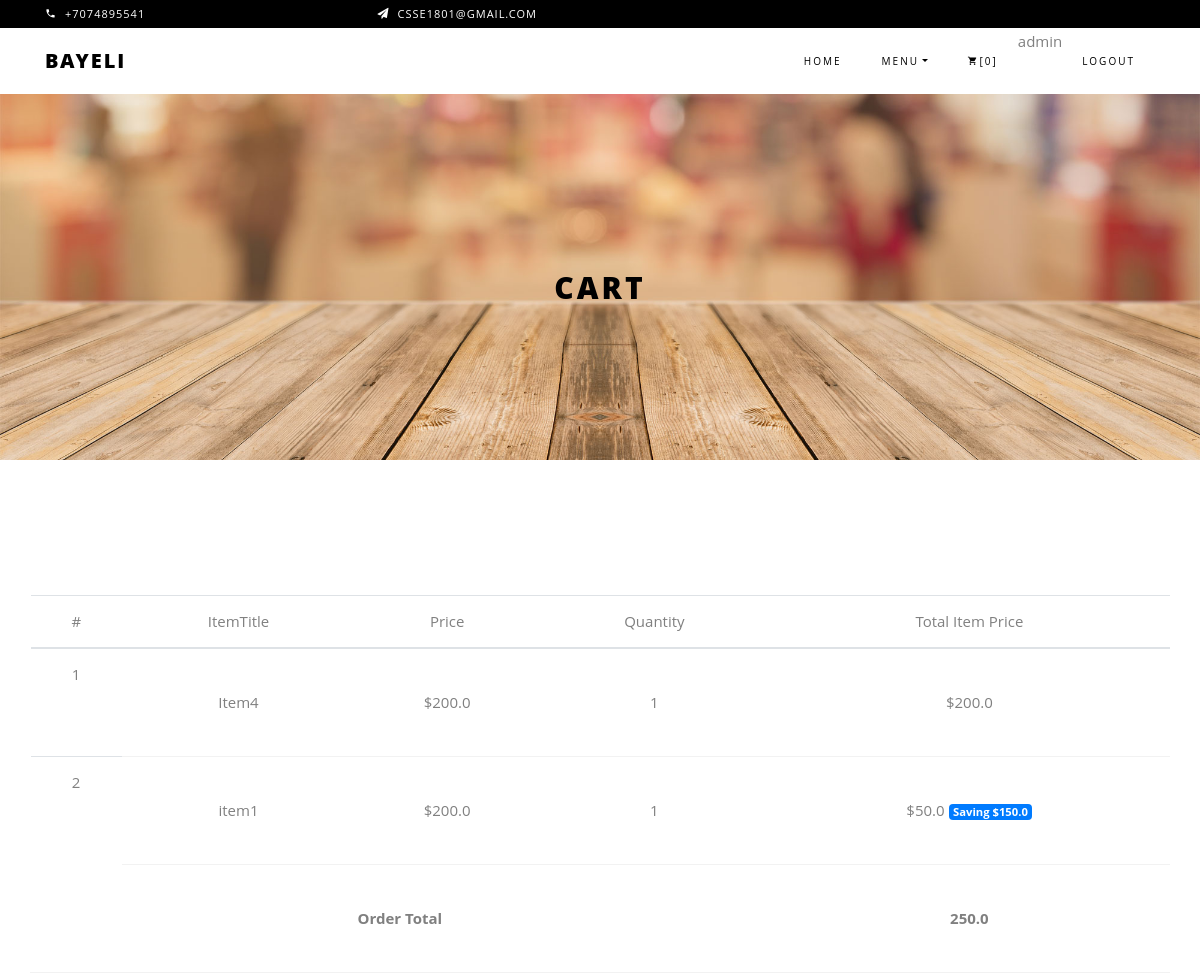
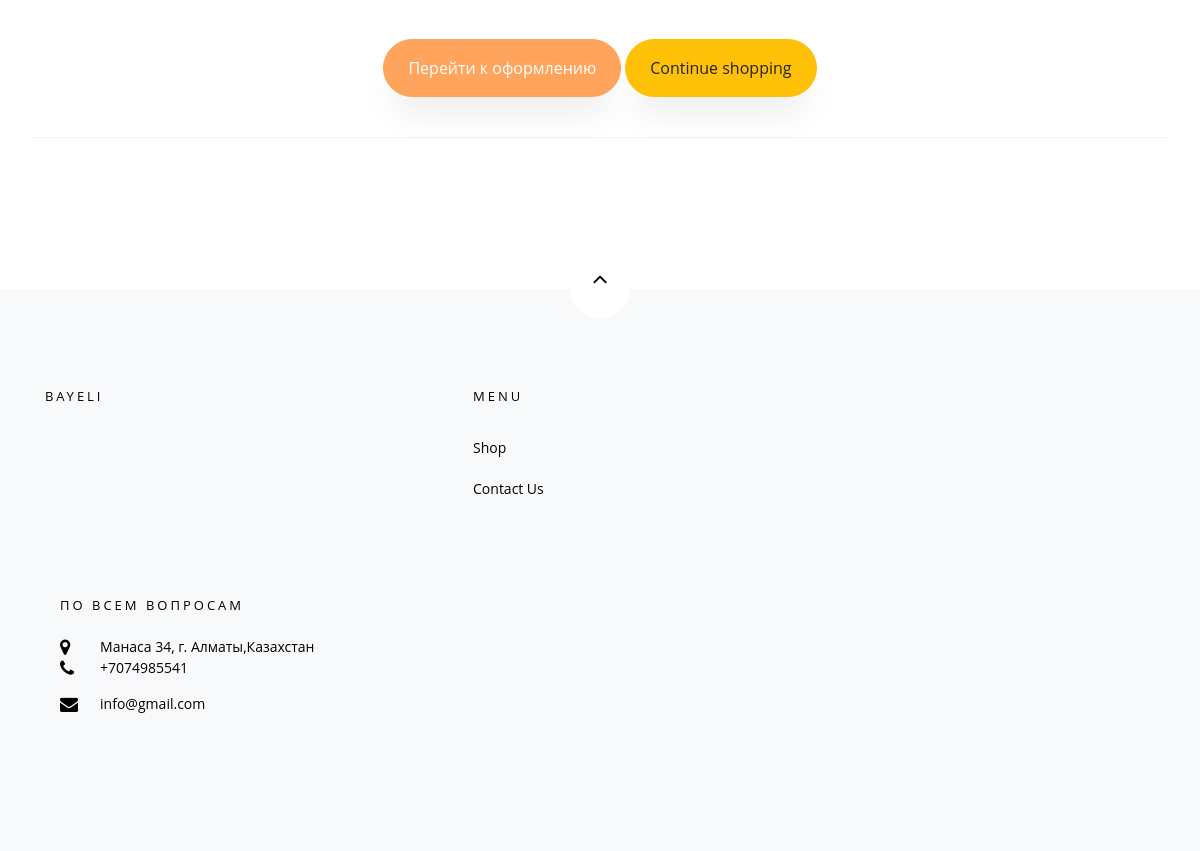
The page /OrderCartView/ (signed in) on the database its author committed (2 pictures, top to bottom).
### shoes/models.py (models this page shows, shortened)
class OrderItem(models.Model):
    user = models.ForeignKey(settings.AUTH_USER_MODEL,
                             on_delete=models.CASCADE, blank=True, null=True)
    ordered = models.BooleanField(default=False)
    item = models.ForeignKey(Item, on_delete=models.CASCADE)
    quantity = models.IntegerField(default=1)
    def get_total_item_price(self):
        return self.quantity * self.item.price
    def get_total_discount_item_price(self):
        return self.quantity * self.item.discount_price
    def get_amount_saved(self):
        return self.get_total_item_price() - self.get_total_discount_item_price()
    def get_final_price(self):
        if self.item.discount_price:
            return self.get_total_discount_item_price()
        return self.get_total_item_price()

class Item(models.Model):
    title = models.CharField(max_length=100)
    price = models.FloatField()
    discount_price = models.FloatField(blank=True, null=True)
    category = models.CharField(choices=CATEGORY_CHOICES, max_length=2)
    image = models.ImageField(upload_to="shoes_image", blank=True, null=True)
    slug = models.SlugField(default='m')
    description = models.TextField(default='g')

class Order(models.Model):
    user = models.ForeignKey(settings.AUTH_USER_MODEL,
                             on_delete=models.CASCADE)
    items = models.ManyToManyField(OrderItem)
    start_date = models.DateTimeField(auto_now_add=True)
    ordered_date = models.DateTimeField()
    ordered = models.BooleanField(default=False)
    def get_total(self):
        total = 0
        for order_item in self.items.all():
            total += order_item.get_final_price()
        return total

### shoes/views.py (the view)
# urls.py: path('OrderCartView/', OrderCartView.as_view(), name='OrderCartView'),
class OrderCartView(LoginRequiredMixin, View):
    def get(self, *args, **kwargs):
        try:
            order = Order.objects.get(user=self.request.user, ordered=False)
            context = {
                'object': order
            }
            return render(self.request, "cart.html", context)
        except ObjectDoesNotExist:
            return redirect("/")

### shoes/templates/cart.html (shortened to what this page needs)
{% extends 'index.html' %}
{% load static %}
{% block content %}
    <div class="hero-wrap hero-bread" style="background-image: url({% static 'images/bg_6.jpg'%});">
      <div class="container">
        <div class="row no-gutters slider-text align-items-center justify-content-center">
          <div class="col-md-9 ftco-animate text-center">
          	<p class="breadcrumbs"><span class="mr-2"><a href="/index"></a></span> </p>
            <h1 class="mb-0 bread">Cart</h1>
          </div>
        </div>
      </div>
    </div>
    <section class="ftco-section ftco-cart">
			<div class="container">
				<div class="row">
    			<div class="table-responsive text-nowrap">
  <table class="table">
    <thead>
      <tr>
        <th scope="col">#</th>
        <th scope="col" >ItemTitle</th>
        <th scope="col">Price</th>
        <th scope="col">Quantity</th>
        <th scope="col">Total Item Price</th>
      </tr>
    </thead>
    <tbody>
	{% for order_item in object.items.all %}
      <tr>
        <th scope="row">{{ forloop.counter }}</th>
        <td>{{ order_item.item.title}}</td>
        <td>${{ order_item.item.price}}</td>
        <td>{{ order_item.quantity}}</td>
        <td>
			{% if order_item.item.discount_price %}
			${{ order_item.get_total_discount_item_price}}
			<span class="badge badge-primary">Saving ${{ order_item.get_amount_saved }}</span>
			{% else %}
			${{ order_item.get_total_item_price}}
			{% endif %}
		</td>
      </tr>
	{% endfor %}
	<tr>
		<td colspan="4"><b>Order Total</b></td>
		<td><b>{{ object.get_total }}</b></td>
	</tr>
	<tr>
		<td colspan="5">
			<a href="/checkout" class="btn btn-primary py-3 px-4">Перейти к оформлению</a>
			<a href="/shop" class="btn btn-warning py-3 px-4">Continue shopping</a>
		</td>
	</tr>
    </tbody>
  </table>
</div>
    		</div>
			</div>
		</section>
{% endblock %}

### shoes/templates/index.html (shortened to what this page needs)
<!DOCTYPE html>
{% load static %}
<html lang="en">
  <head>
    <link rel="stylesheet" href="{% static 'css/open-iconic-bootstrap.min.css'%}">
    <link rel="stylesheet" href="{% static 'css/animate.css'%}">
    <link rel="stylesheet" href="{% static 'css/owl.carousel.min.css'%}">
    <link rel="stylesheet" href="{% static 'css/owl.theme.default.min.css'%}">
    <link rel="stylesheet" href="{% static 'css/magnific-popup.css'%}">
    <link rel="stylesheet" href="{% static 'css/aos.css'%}">
    <link rel="stylesheet" href="{% static 'css/ionicons.min.css'%}">
    <link rel="stylesheet" href="{% static 'css/bootstrap-datepicker.css'%}">
    <link rel="stylesheet" href="{% static 'css/jquery.timepicker.css'%}">
    <link rel="stylesheet" href="{% static 'css/flaticon.css'%}">
    <link rel="stylesheet" href="{% static 'css/icomoon.css'%}">
    <link rel="stylesheet" href="{% static 'css/style.css'%}">
  </head>
  <body class="goto-here">
		<div class="py-1 bg-black">
    	<div class="container">
    		<div class="row no-gutters d-flex align-items-start align-items-center px-md-0">
	    		<div class="col-lg-12 d-block">
		    		<div class="row d-flex">
		    			<div class="col-md pr-4 d-flex topper align-items-center">
					    	<div class="icon mr-2 d-flex justify-content-center align-items-center"><span class="icon-phone2"></span></div>
						    <span class="text">+7074895541</span>
					    </div>
					    <div class="col-md pr-4 d-flex topper align-items-center">
					    	<div class="icon mr-2 d-flex justify-content-center align-items-center"><span class="icon-paper-plane"></span></div>
						    <span class="text">csse1801@gmail.com</span>
					    </div>
					    <div class="col-md-5 pr-4 d-flex topper align-items-center text-lg-right">
					    </div>
				    </div>
			    </div>
		    </div>
		  </div>
    </div>
    <nav class="navbar navbar-expand-lg navbar-dark ftco_navbar bg-dark ftco-navbar-light" id="ftco-navbar">
	    <div class="container">
	      <a class="navbar-brand" href="/index">Bayeli</a>
	      <div class="collapse navbar-collapse" id="ftco-nav">
	        <ul class="navbar-nav ml-auto">
	          <li class="nav-item active"><a href="/index" class="nav-link">Home</a></li>
	          <li class="nav-item dropdown">
              <a class="nav-link dropdown-toggle" href="#" id="dropdown04" data-toggle="dropdown" aria-haspopup="true" aria-expanded="false">Menu</a>
            </li>
                {% if request.user.is_authenticated %}
				<li class="nav-item cta cta-colored"><a href="{% url 'shoes:OrderCartView' %}" class="nav-link"><span class="icon-shopping_cart"></span>[0]</a></li>
				{{user}}
                <li class="nav-item cta cta-colored"><a href="{% url 'account_logout'%}" class="nav-link">logout</a></li>
                {% else %}
                <li class="nav-item cta cta-colored"><a href="{% url 'account_login'%}" class="nav-link"><span class="icon-shopping_cart"></span>login</a></li>
				<li class="nav-item cta cta-colored"><a href="{% url 'account_signup'%}" class="nav-link"><span class="icon-shopping_cart"></span>signup</a></li>
                {% endif %}
	        </ul>
	      </div>
	    </div>
	  </nav>
{% block content %}{% endblock %}
    <footer class="ftco-footer bg-light ftco-section">
      <div class="container">
      	<div class="row">
      		<div class="mouse">
						<a href="#" class="mouse-icon">
							<div class="mouse-wheel"><span class="ion-ios-arrow-up"></span></div>
						</a>
					</div>
      	</div>
        <div class="row mb-5">
          <div class="col-md">
            <div class="ftco-footer-widget mb-4">
              <h2 class="ftco-heading-2">Bayeli</h2>
              <ul class="ftco-footer-social list-unstyled float-md-left float-lft mt-5">
              </ul>
            </div>
          </div>
          <div class="col-md">
            <div class="ftco-footer-widget mb-4 ml-md-5">
              <h2 class="ftco-heading-2">Menu</h2>
              <ul class="list-unstyled">
                <li><a href="#" class="py-2 d-block">Shop</a></li>
                <li><a href="#" class="py-2 d-block">Contact Us</a></li>
              </ul>
            </div>
          </div>
          <div class="col-md-4">
            </div>
          </div>
          <div class="col-md">
            <div class="ftco-footer-widget mb-4">
            	<h2 class="ftco-heading-2">По всем вопросам</h2>
            	<div class="block-23 mb-3">
	              <ul>
	                <li><span class="icon icon-map-marker"></span><span class="text">Манаса 34, г. Алматы,Казахстан</span></li>
	                <li><a href="#"><span class="icon icon-phone"></span><span class="text">+7074985541</span></a></li>
	                <li><a href="#"><span class="icon icon-envelope"></span><span class="text">info@gmail.com</span></a></li>
	              </ul>
	            </div>
            </div>
          </div>
        </div>
    </footer>
  </body>
</html>

### shoes/static/css/icomoon.css (style rules this page uses)
[class^="icon-"], [class*=" icon-"] { font-family: 'icomoon' !important; speak: none; font-style: normal; font-weight: normal; font-variant: normal; text-transform: none; line-height: 1; -webkit-font-smoothing: antialiased; -moz-osx-font-smoothing: grayscale; }
.icon-map-marker:before { content: "\f041"; }
.icon-phone:before { content: "\f095"; }
.icon-envelope:before { content: "\f0e0"; }
.icon-paper-plane:before { content: "\f1d8"; }
.icon-phone2:before { content: "\e0cd"; }
.icon-shopping_cart:before { content: "\e8cc"; }

### rows shown on the page
OrderItem: item "Item4", item.price "200.0", quantity "1", get_total_item_price "200.0"
OrderItem: item "item1", item.price "200.0", quantity "1", get_total_discount_item_price "50.0", get_amount_saved "150.0"
Order: get_total "250.0"

### other values the page prints
{{ user }} "admin"
